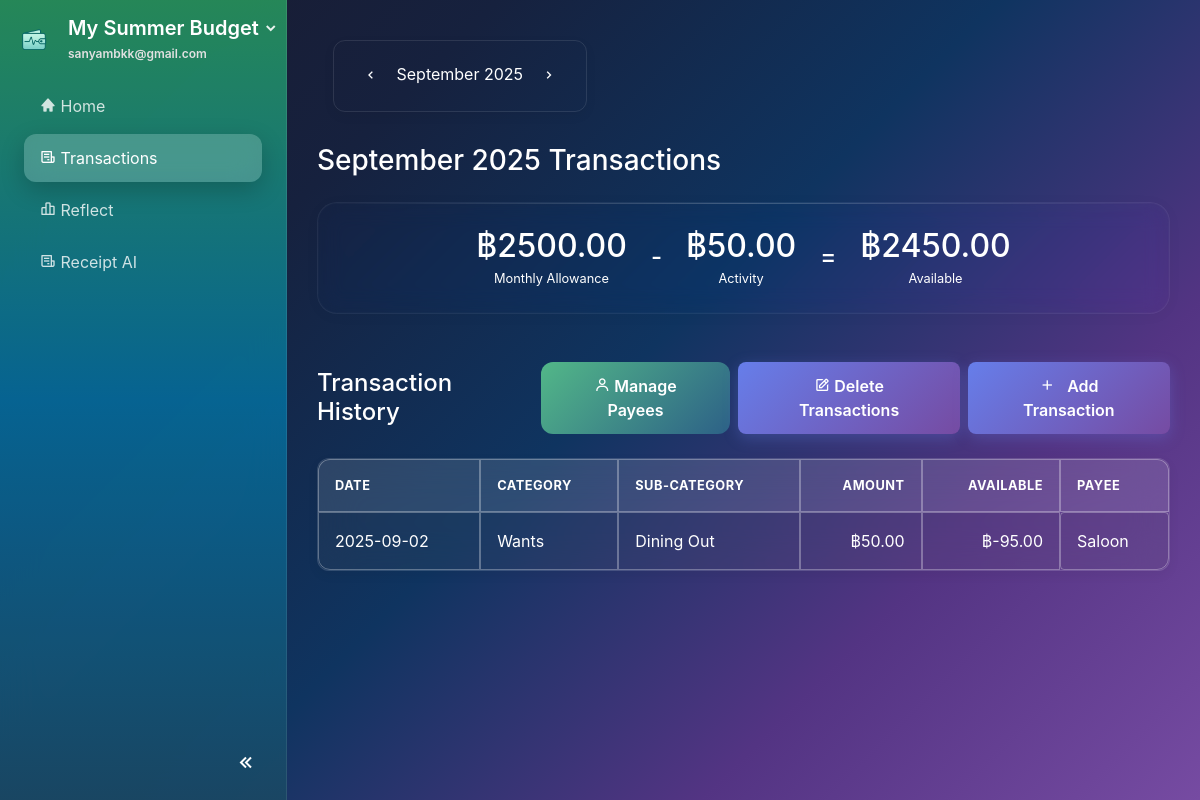
Page /transactions (signed in) on the committed database.
### website/models.py (models this page shows, shortened)
class Plan(db.Model):
    id             = db.Column(db.Integer, primary_key=True)
    name           = db.Column(db.String(100), nullable=False)
    monthly_income = db.Column(db.Float)
    budget_pref    = db.Column(JSON)  # e.g., {"needs": 50, "wants": 30, "savings": 20}
    user_id        = db.Column(db.Integer, db.ForeignKey('user.id'), nullable=False)

class User(db.Model, UserMixin):
    id         = db.Column(db.Integer, primary_key=True)
    email      = db.Column(db.String(150), unique=True, nullable=False)
    password   = db.Column(db.String(150))
    first_name = db.Column(db.String(150))
    last_name  = db.Column(db.String(150))
    date_created = db.Column(db.DateTime(timezone=True), default=func.now())
    active_plan_id = db.Column(db.Integer, db.ForeignKey('plan.id'), nullable=True)
    profile_complete = db.Column(db.Boolean, default=False)
    theme = db.Column(db.String(50), nullable=False, default='system')
    notes = db.relationship('Note', backref='user', lazy=True)
    plans = db.relationship('Plan', foreign_keys=[Plan.user_id], backref='user', lazy=True, cascade="all, delete-orphan")
    active_plan = db.relationship('Plan', foreign_keys=[active_plan_id], post_update=True)

class Transaction(db.Model):
    id = db.Column(db.Integer, primary_key=True)
    description = db.Column(db.String(200), nullable=False)
    amount = db.Column(db.Float, nullable=False)
    transaction_date = db.Column(db.DateTime, nullable=False)
    category_id = db.Column(db.Integer, db.ForeignKey('budget_category.id'), nullable=False)
    payee_id = db.Column(db.Integer, db.ForeignKey('payee.id'), nullable=True)
    plan_id = db.Column(db.Integer, db.ForeignKey('plan.id'), nullable=False)
    created_date = db.Column(db.DateTime(timezone=True), default=func.now())
    source_type = db.Column(db.String(20), default='manual')  # 'manual', 'receipt'
    user_notes = db.Column(db.Text, nullable=True)  # User's payment notes for categorization
    plan = db.relationship('Plan', backref=db.backref('transactions', lazy=True, cascade="all, delete-orphan"))
    payee = db.relationship('Payee', backref=db.backref('transactions', lazy=True))

class BudgetCategory(db.Model):
    id = db.Column(db.Integer, primary_key=True)
    name = db.Column(db.String(100), nullable=False)
    icon = db.Column(db.String(50), default='bx-category')
    main_category = db.Column(db.String(50), nullable=False)  # 'needs', 'wants', 'bills', 'investments'
    assigned_amount = db.Column(db.Float, default=0.0)
    spent_amount = db.Column(db.Float, default=0.0)
    plan_id = db.Column(db.Integer, db.ForeignKey('plan.id'), nullable=False)
    created_date = db.Column(db.DateTime(timezone=True), default=func.now())
    plan = db.relationship('Plan', backref=db.backref('categories', lazy=True, cascade="all, delete-orphan"))
    transactions = db.relationship('Transaction', backref='category', lazy=True, cascade="all, delete-orphan")
    @property
    def available_amount(self):
        return self.assigned_amount - self.spent_amount

class Payee(db.Model):
    id = db.Column(db.Integer, primary_key=True)
    name = db.Column(db.String(100), nullable=False)
    plan_id = db.Column(db.Integer, db.ForeignKey('plan.id'), nullable=False)
    created_date = db.Column(db.DateTime(timezone=True), default=func.now())
    plan = db.relationship('Plan', backref=db.backref('payees', lazy=True, cascade="all, delete-orphan"))

### website/views.py (the view)
@views.route('/transactions/<int:year>/<int:month>')
@views.route('/transactions')
@login_required
def transactions(year=None, month=None):
    plan = current_user.active_plan
    if not plan:
        flash("No active plan found.", 'error')
        return redirect(url_for('views.home'))
    monthly_allowance = plan.monthly_income or 0.0
    if year is None or month is None:
        today = datetime.now()
        year, month = today.year, today.month
    try:
        display_date = datetime(year, month, 1)
    except ValueError:
        today = datetime.now()
        year, month = today.year, today.month
        display_date = datetime(year, month, 1)
    display_month_str = display_date.strftime('%B')
    start_of_month = datetime(year, month, 1)
    end_of_month = start_of_month + timedelta(days=32)
    end_of_month = datetime(end_of_month.year, end_of_month.month, 1)
    activity_sum = db.session.query(func.sum(Transaction.amount)).filter(
        Transaction.plan_id == plan.id,
        Transaction.transaction_date >= start_of_month,
        Transaction.transaction_date < end_of_month
    ).scalar() or 0.0
    activity_total = abs(activity_sum)  # Convert to positive value for display
    available = monthly_allowance - activity_total
    from dateutil.relativedelta import relativedelta
    prev_month_date = display_date - relativedelta(months=1)
    next_month_date = display_date + relativedelta(months=1)
    user_join_date = current_user.date_created or datetime.now()
    is_first_month = (display_date.year == user_join_date.year and display_date.month == user_join_date.month)
    can_go_prev = not is_first_month
    can_go_next = True  # Allow future months for transaction entry
    return render_template(
        'transactions.html',
        monthly_allowance=monthly_allowance,
        activity_total=activity_total,
        available=available,
        transactions=db.session.query(Transaction).filter(
            Transaction.plan_id==plan.id,
            Transaction.transaction_date>=start_of_month,
            Transaction.transaction_date<end_of_month
        ).order_by(Transaction.transaction_date.desc()).all(),
        payees=[{'id': p.id, 'name': p.name} for p in plan.payees],
        current_month=display_month_str,
        current_month_num=month,
        current_year=year,
        prev_month=prev_month_date.month,
        prev_year=prev_month_date.year,
        next_month=next_month_date.month,
        next_year=next_month_date.year,
        can_go_prev=can_go_prev,
        can_go_next=can_go_next
    )

### website/templates/transactions.html (shortened to what this page needs)
{% extends "base.html" %}
{% block content %}
<div class="container-fluid mt-4">
    <div class="top-bar">
        <div class="month-selector">
            {% if can_go_prev %}
                <a href="{{ url_for('views.transactions', year=prev_year, month=prev_month) }}" class="btn btn-nav"><i class='bx bx-chevron-left'></i></a>
            {% else %}
                <span class="btn btn-nav disabled"><i class='bx bx-chevron-left'></i></span>
            {% endif %}
            <span class="current-month">{{ current_month }} {{ current_year }}</span>
            {% if can_go_next %}
                <a href="{{ url_for('views.transactions', year=next_year, month=next_month) }}" class="btn btn-nav"><i class='bx bx-chevron-right'></i></a>
            {% else %}
                <span class="btn btn-nav disabled"><i class='bx bx-chevron-right'></i></span>
            {% endif %}
        </div>
    </div>
    <h3 class="page-title mb-4">{{ current_month }} {{ current_year }} Transactions</h3>
    <div class="card glass p-4 d-flex flex-row align-items-center justify-content-center balances-display mb-5">
        <div class="text-center mx-4 mb-3 mb-lg-0">
            <h2 class="text-success mb-0">฿{{ "%.2f"|format(monthly_allowance) }}</h2>
            <small class="text-muted">Monthly Allowance</small>
        </div>
        <div class="h4 mb-0 text-muted">-</div>
        <div class="text-center mx-4 mb-3 mb-lg-0">
            <h2 class="text-danger mb-0">฿{{ "%.2f"|format(activity_total) }}</h2>
            <small class="text-muted">Activity</small>
        </div>
        <div class="h4 mb-0 text-muted">=</div>
        <div class="text-center mx-4 mb-3 mb-lg-0">
            <h2 class="text-primary mb-0">฿{{ "%.2f"|format(available) }}</h2>
            <small class="text-muted">Available</small>
        </div>
    </div>
    <div class="d-flex justify-content-between align-items-center mb-4">
        <h4 class="mb-0">Transaction History</h4>
        <div class="d-flex gap-2">
            <button class="btn btn-primary mr-2" id="managePayeesBtn" data-toggle="modal" data-target="#managePayeesModal">
                <i class="bx bx-user"></i> Manage Payees
            </button>
            <button class="btn btn-primary mr-2" id="manageTransactionsBtn" data-toggle="modal" data-target="#manageTransactionsModal">
                <i class="bx bx-edit"></i> Delete Transactions
            </button>
            <button class="btn btn-primary" id="addTransactionBtn" data-toggle="modal" data-target="#addTransactionModal">
                <i class="bx bx-plus"></i> Add Transaction
            </button>
        </div>
    </div>
    <div class="transactions-table-container">
        <div class="table-responsive">
        <table id="transactionsTable" class="table table-striped table-bordered">
            <thead class="thead-light">
                <tr>
                    <th>Date</th>
                    <th>Category</th>
                    <th>Sub-Category</th>
                    <th class="text-right">Amount</th>
                    <th class="text-right">Available</th>
                    <th>Payee</th>
                </tr>
            </thead>
            <tbody>
                {% for tx in transactions %}
                <tr data-transaction-id="{{ tx.id }}">
                    <td>{{ tx.transaction_date.strftime('%Y-%m-%d') }}</td>
                    <td>{{ tx.category.main_category.capitalize() }}</td>
                    <td>{{ tx.category.name }}</td>
                    <td class="text-right">฿{{ "%.2f"|format(tx.amount|abs) }}</td>
                    <td class="text-right">฿{{ "%.2f"|format(tx.category.available_amount) }}</td>
                    <td class="payee-cell" role="button" tabindex="0" data-current-payee="{{ tx.payee.id if tx.payee else '' }}">
                        {{ tx.payee.name if tx.payee else 'Select…' }}
                    </td>
                </tr>
                {% endfor %}
            </tbody>
        </table>
        </div>
    </div>
</div>
{% endblock %}

### website/templates/base.html (shortened to what this page needs)
<!DOCTYPE html>
<html lang="en" data-initial-theme="{{ current_user.theme if current_user.is_authenticated else 'system' }}">
<head>
    <link rel="stylesheet" href="https://stackpath.bootstrapcdn.com/bootstrap/4.4.1/css/bootstrap.min.css"/>
    <link rel="stylesheet" href="https://stackpath.bootstrapcdn.com/font-awesome/4.7.0/css/font-awesome.min.css"/>
    <link href="https://unpkg.com/boxicons@2.1.4/css/boxicons.min.css" rel="stylesheet">
    <link href="{{ url_for('static', filename='css/general.css') }}" rel="stylesheet">
    <link href="{{ url_for('static', filename='css/sidebar.css') }}" rel="stylesheet">
    <link href="{{ url_for('static', filename='css/buttons.css') }}" rel="stylesheet">
    <link href="{{ url_for('static', filename='css/dashboard.css') }}" rel="stylesheet">
    <link href="{{ url_for('static', filename='css/auth.css') }}" rel="stylesheet">
    <link href="{{ url_for('static', filename='css/dark-theme.css') }}" rel="stylesheet">
    <link href="{{ url_for('static', filename='css/account_settings.css') }}" rel="stylesheet">
</head>
{% set hide_sidebar = hide_sidebar | default(false) %}
<body id="page-body" class="d-flex {{ '' if hide_sidebar else 'with-sidebar' }} {% block page_class %}{% endblock %}">
    {% if not hide_sidebar %}
    <nav id="sidebar" class="text-white flex-column">
        <div class="sidebar-header px-3 py-3">
            <div class="d-flex align-items-center">
                <img src="{{ url_for('static', filename='images/logo.png') }}" alt="App logo" class="logo-img mr-3">
                <div class="flex-grow-1">
                    <div class="dropdown">
                        <a id="planDropdown"
                            href="#"
                            class="dropdown-toggle text-white text-decoration-none"
                            data-toggle="dropdown"
                            aria-haspopup="true"
                            aria-expanded="false">
                            <h5 class="mb-0">
                                <span class="sidebar-text">{{ current_user.active_plan.name if current_user.active_plan else 'Create a Plan' }}</span>
                            </h5>
                            <i class="bx bxs-chevron-down toggle-arrow"></i>
                        </a>
                    </div>
                    <small class="email-white sidebar-text">{{ current_user.email }}</small>
                </div>
            </div>
        </div>
        <ul class="nav flex-column px-3">
            <li class="nav-item">
                <a class="nav-link {% if request.path == url_for('views.home') %}active{% endif %}" href="{{ url_for('views.home') }}">
                    <i class='bx bxs-home'></i> <span class="sidebar-text">Home</span>
                </a>
            </li>
            <li class="nav-item">
                <a class="nav-link {% if request.path == url_for('views.transactions') %}active{% endif %}" href="{{ url_for('views.transactions') }}">
                    <i class='bx bx-receipt'></i> <span class="sidebar-text">Transactions</span>
                </a>
            </li>
            <li class="nav-item">
                <a class="nav-link {% if request.path == url_for('views.reflect') %}active{% endif %}" href="{{ url_for('views.reflect') }}">
                    <i class='bx bx-bar-chart-alt-2'></i> <span class="sidebar-text">Reflect</span>
                </a>
            </li>
            <li class="nav-item">
                <a class="nav-link" href="{{ url_for('views.receipt_ai') }}">
                    <i class="bx bx-receipt"></i>
                    <span class="nav-text">Receipt AI</span>
                </a>
            </li>
        </ul>
        <div class="sidebar-footer">
            <button id="sidebar-toggle" class="btn btn-link">
                <i class='bx bx-chevrons-left'></i>
            </button>
        </div>
    </nav>
    {% endif %}
    <div id="content-wrapper" class="w-100">
        <div class="container-fluid">
            {% block content %} {% endblock %}
        </div>
    </div>
</body>
</html>

### rows in the picture
Plan: active_plan "My Summer Budget", monthly_income "2500.00"
User: email "sanyambkk@gmail.com"
Transaction: transaction_date "2025-09-02", category.main_category "Wants", category.name "Dining Out", amount|abs "50.00", payee "Saloon"
BudgetCategory: category.available_amount "-95.00"

### other values in the picture
{{ current_month }} "September"
{{ current_year }} "2025"
{{ "%.2f"|format(activity_total) }} "50.00"
{{ "%.2f"|format(available) }} "2450.00"
